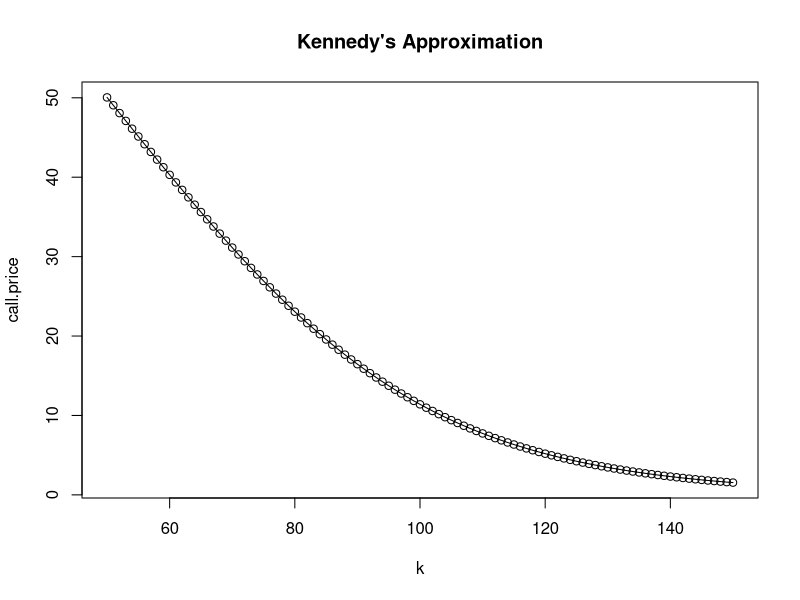

The R script that drew this image:
# analyticial pricing of SABR model
# set paramaters
r<-0.08 #useless
t<-2

sigma0.normal<-20 #normal sigma0
sigma0.lognormal<-0.2 #log normal
s0<-100
alpha<-0.2
beta<-1
rho<-0.2
k<-105

sabr.kennedy<-function(r,t,sigma0.normal,sigma0.lognormal,s0,alpha,beta,rho,k){
  #ghq
  ghq <- statmod::gauss.quad.prob(7, dist='normal')
  z<-ghq$nodes
  w<-ghq$weights
  
  if(beta==0){
    
    #generate series of sigma.t
    sigmat.normal<-sigma0.normal*exp(-0.5*alpha^2*t+alpha*sqrt(t)*z)
    
    # mean.st and var.st
    
    pnorm1<-pnorm(log(sigmat.normal/sigma0.normal)/alpha/sqrt(t)+alpha*sqrt(t))
    pnorm2<-pnorm(log(sigmat.normal/sigma0.normal)/alpha/sqrt(t)-alpha*sqrt(t))
    dnorm1<-dnorm(log(sigmat.normal/sigma0.normal)/alpha/sqrt(t)+alpha*sqrt(t))
    
    mean.st.normal<-s0+rho/alpha*(sigmat.normal-sigma0.normal)
    var.st.normal<-(1-rho^2)*((sigma0.normal)^2)*sqrt(t)/2/alpha*(pnorm1-pnorm2)/dnorm1
    
    #analytical price
    integrand.normal<-sqrt(var.st.normal)*dnorm((k-mean.st.normal)/sqrt(var.st.normal))+(mean.st.normal-k)*(1-pnorm((k-mean.st.normal)/sqrt(var.st.normal)))
    call.price.normal.analytical<-sum(w*integrand.normal)
    
    cat(call.price.normal.analytical)
    return(call.price.normal.analytical)
    
  } else if(beta==1){
    
    #generate series of sigma.t
    sigmat.lognormal<-sigma0.lognormal*exp(-0.5*alpha^2*t+alpha*sqrt(t)*z)
    
    # mean.st and var.st
    pnorm1<-pnorm(log(sigmat.lognormal/sigma0.lognormal)/alpha/sqrt(t)+alpha*sqrt(t))
    pnorm2<-pnorm(log(sigmat.lognormal/sigma0.lognormal)/alpha/sqrt(t)-alpha*sqrt(t))
    pnorm3<-pnorm(log(sigmat.lognormal/sigma0.lognormal)/alpha/sqrt(t)+2*alpha*sqrt(t))
    pnorm4<-pnorm(log(sigmat.lognormal/sigma0.lognormal)/alpha/sqrt(t)-2*alpha*sqrt(t))
    dnorm1<-dnorm(log(sigmat.lognormal/sigma0.lognormal)/alpha/sqrt(t)+alpha*sqrt(t))
    dnorm2<-dnorm(log(sigmat.lognormal/sigma0.lognormal)/alpha/sqrt(t)+2*alpha*sqrt(t))
    
    part.1 <- (pnorm1-pnorm2)/dnorm1*(sigma0.lognormal)^2*sqrt(t)/2/alpha*(1-rho^2-(sigmat.lognormal^2+sigma0.lognormal^2)/(8*alpha^2))
    part.2 <- (pnorm3-pnorm4)/dnorm2*(sigma0.lognormal)^4*sqrt(t)/16/alpha^3
    part.3 <- -((pnorm1-pnorm2)/dnorm1)^2*(sigma0.lognormal)^4*t/16/alpha^2
    
    mean.st.lognormal<-log(s0)+rho/alpha*(sigmat.lognormal-sigma0.lognormal)-(sigma0.lognormal)^2*sqrt(t)/4/alpha*(pnorm1-pnorm2)/dnorm1
    var.st.lognormal<-part.1+part.2+part.3
    
    #analytical price
    integrand.lognormal<-exp(mean.st.lognormal+0.5*var.st.lognormal)*pnorm((mean.st.lognormal+var.st.lognormal-log(k))/sqrt(var.st.lognormal))-k*pnorm((mean.st.lognormal-log(k))/sqrt(var.st.lognormal))
    call.price.lognormal.analytical<-sum(w*integrand.lognormal)
    
    cat(call.price.lognormal.analytical)
    return(call.price.lognormal.analytical)
    
  } else {
    cat("Fatal error! Cannot calculate when beta is not 0 or 1 !")
  }
}


call.price<-numeric(0)

for(k in 50:150){
  call.price[k-50+1]<-sabr.kennedy(r,t,sigma0.normal,sigma0.lognormal,s0,alpha,beta,rho,k)
}

k<-c(50:150)

plot(k,call.price,main="Kennedy's Approximation")
lines(k,call.price,type="l")

sabr.kennedy(r,t,sigma0.normal,sigma0.lognormal,s0,alpha,beta,rho,k)







